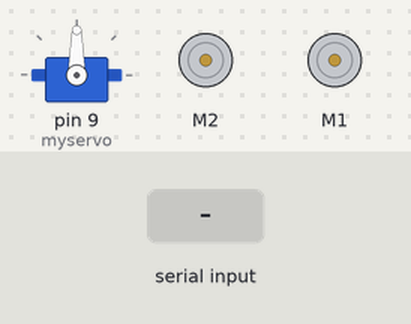
The sketch below on a simulated Arduino Uno, built for the host (arithmetic inside an expression is 32-bit, double 64-bit). Shown: servo, 2 × DC motor (green arrow = forward, orange = backward, longer = faster). The test bench sets the inputs (shaded band).

Above: at 1.2 s.
1.3 s: "90,45,200\n" received over the second serial link
At 1.9 s:
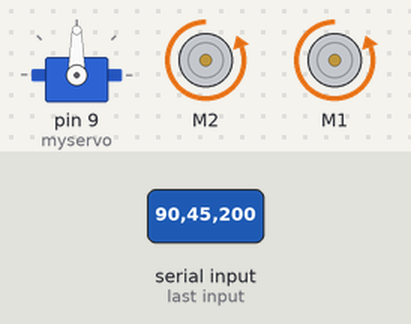
2.8 s: "30,150,10\n" received over the second serial link
At 4.0 s:
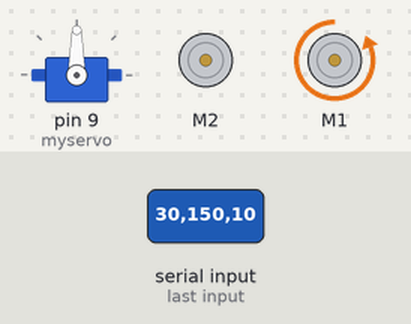
4.3 s: "1,90\n" received over the second serial link
At 5.3 s:
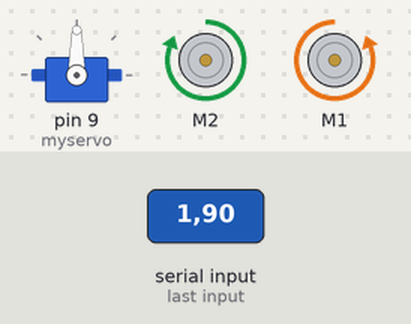
5.8 s: "90,45\n" received over the second serial link
At 6.5 s:
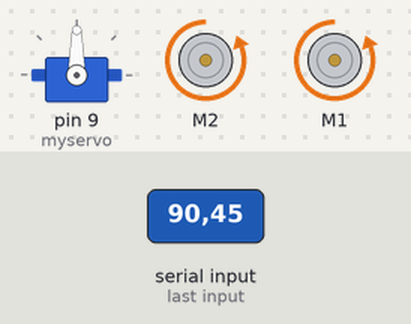
7.3 s: "30,150\n" received over the second serial link
At 7.7 s:
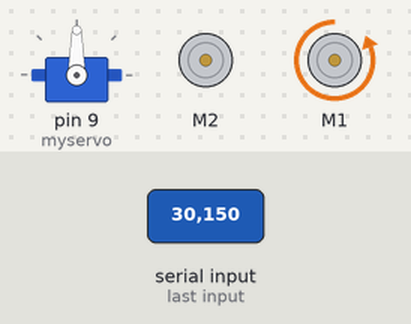
Timing chart, 0 to 9.8 s (numbered marks = the images above; inputs shaded):
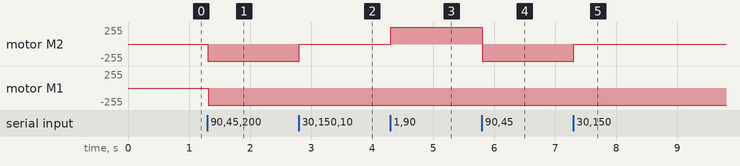

The sketch:

ArduinoMotorController.ino
```cpp
#include <SabertoothSimplified.h>
#include <SoftwareSerial.h>
#include <Servo.h>

Servo myservo;
SabertoothSimplified ST;
SoftwareSerial mySerial(10, 11); // RX, TX

String tmp_line;

int delIdx; // delimiter position

int motorSpeed;
int steering;

const int maxSpeed=40;


void setup()
{
  mySerial.begin(9600);
  SabertoothTXPinSerial.begin(9600);

  motorSpeed = 0;
  steering = 0;

  myservo.attach(9);
}


void setMotorSpeed(int mspeed1, int mspeed2){
  mySerial.println("setting motor speed");
  ST.motor(2, mspeed2);
  ST.motor(1, mspeed1);
  mySerial.println(mspeed1*10);
}

/*void setSteering(int steering){
  mySerial.println("setting steering");
  myservo.write(90 +(steering*20));
  mySerial.println(90 +(steering*20));
}
*/

void processLine(String tmp){
  delIdx = tmp_line.indexOf(',');
    mySerial.println("splitting");
    if(delIdx != -1){
      motorSpeed = tmp_line.substring(0,delIdx).toInt();
      mySerial.println(tmp_line.substring(0,delIdx));
      steering = tmp_line.substring(delIdx+1,tmp_line.length()).toInt();

      motorSpeed *= -1;
      setMotorSpeed((maxSpeed*motorSpeed)-(8*steering), (maxSpeed*motorSpeed)+(8*steering));
      // neg to the right
      // pos to the left

      mySerial.println("set motor speed");
    }
}

void loop()
{
  if (mySerial.available()){
    //char c = mySerial.read();
    tmp_line = mySerial.readStringUntil('\n');
    processLine(tmp_line);
    mySerial.println("processed line");
  }
}
```

Measured:
- after the input at 1.3 s, motor M2, motor M1: stopped → backward 255/255 at once
- after the input at 2.8 s, motor M2: backward 255/255 → stopped at once
- after the input at 4.3 s, motor M2: stopped → forward 255/255 at once
- after the input at 5.8 s, motor M2: forward 255/255 → backward 255/255 at once
- after the input at 7.3 s, motor M2: backward 255/255 → stopped at once
